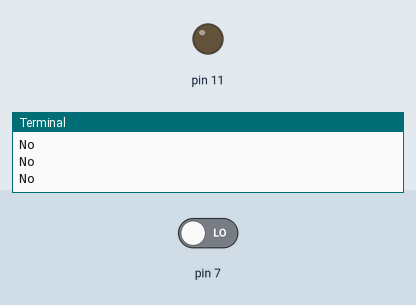
Simulated run of this program. Board: Raspberry Pi (header pin numbers). Shown: output pins drawn as LEDs (lit = HIGH), the last lines printed to the terminal. The test bench sets the inputs (shaded band); at power-on: pin 7 LOW.

Above: at 1.2 s.
1.3 s: pin 7 driven HIGH
At 1.8 s:
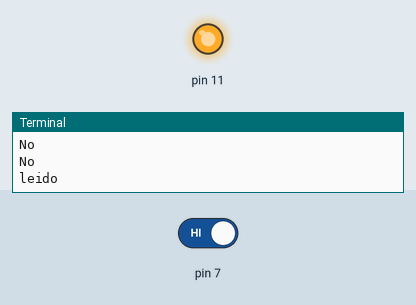
3.0 s: pin 7 driven LOW
At 4.1 s:
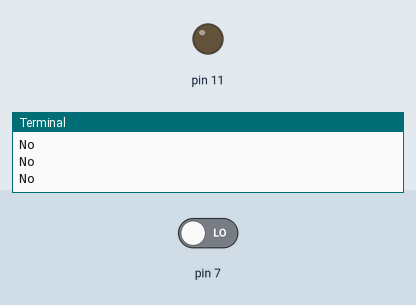
Timing chart, 0 to 6.0 s (numbered marks = the images above; inputs shaded):
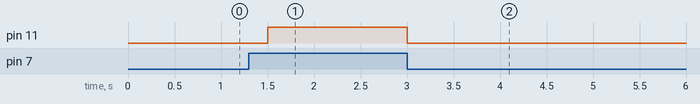

The program:

SensorPir.py
```python
##-----------------------------------
## Py301_Parpadeo
## Enrique Rodriguez Vela
##-----------------------------------

import RPi.GPIO as GPIO
import time

print("Programa para leer desde un Sensor PIR")

GPIO.setwarnings(False)
GPIO.setmode(GPIO.BOARD)

GPIO.setup(7, GPIO.IN)  #Pin del PIR
GPIO.setup(11, GPIO.OUT) # Pin del led

while True:
   if GPIO.input(7):
        print("leido")
        GPIO.output(11, True)
        time.sleep(0.5)
   else:
        print("No")
        GPIO.output(11, False)
        time.sleep(0.5)


        
```

Measured:
- after the input at 1.3 s, pin 11: LOW → HIGH after 0.20 s
- after the input at 3.0 s, pin 11: HIGH → LOW at once
